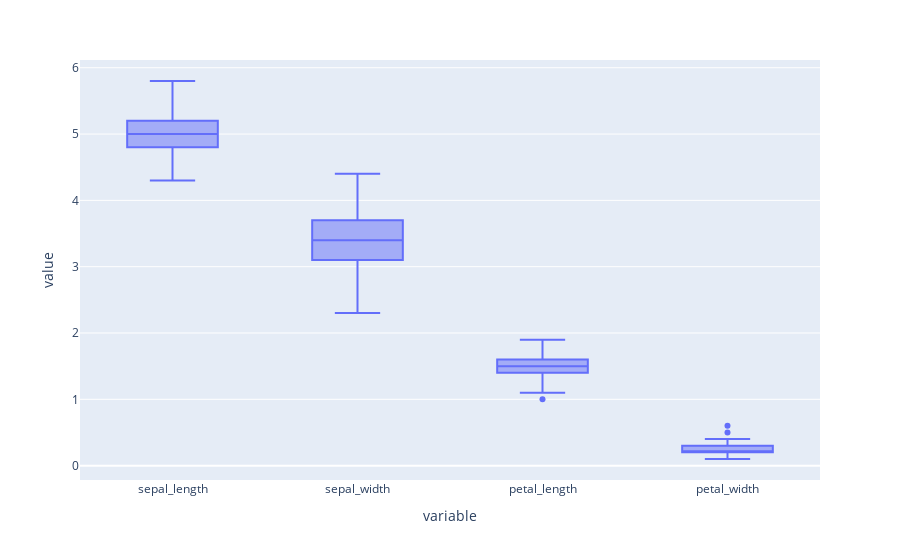

Notebook code for this chart:
### Markdown cell above
<br>
<details>
    <summary>Blockly Hints</summary>
    <ul>
        <li>Notation
            <ul>
                <li><code>A</code> &nbsp;:&nbsp; <code>B</code>&nbsp; means snap blocks A and B together.</li>
                <li><code>A</code> &nbsp;&lt;-&nbsp; <code>B</code>&nbsp; means insert block B into the hole in block A.</li>
            </ul>
        </li>
        <li>Blocks
            <ul>
                <li>freestyle
                    <ul>
                        <li>Unless specifically instructed, use the first block from the FREESTYLE menu.</li>
                    </ul>
                </li>
                <li><code>with .. do .. using ..</code>
                    <ul>
                        <li>The <code>with .. do .. using ..</code> block is found under VARIABLES.</li>
                        <li>You can use the <code>+ -</code> controls on the block to change the number of notches. Unless specifically instructed, the block should not have any empty notches when you click Blocks to Code. </li>
                        <li>If <code>do</code> dropdown says "!Not populated until you execute code", click anywhere in the notebook tab, then click try "Run All Above Selected Cell" from the "Run" menu.</li> 
                        <li>If <code>with .. do .. using ..</code> block does not want to snap together nicely with the <code>set .. to</code> block, try dragging the <code>set .. to</code> block instead.</li>
                    </ul>
                </li>
                </ul>
                </li>
                <li>variable<ul>
                    <li>After it is created, each variable has its own block at the end of the VARIABLES menu.</li>
                </ul>
                </li>
            </ul>
        </li>
    </ul>
</details>

### Code cell
#!response
px.box(setosa,y=y)

#<xml xmlns="https://developers.google.com/blockly/xml"><variables><variable id="sxmi@8+(nr{5C?lifV,m">px</variable><variable id="wG6q^AvQXM-Ae1qfRTE~">setosa</variable></variables><block type="varDoMethod_Python" id="DaA(a5}2y+9(yOS|ofDy" x="39" y="220"><mutation items="2"></mutation><field name="VAR" id="sxmi@8+(nr{5C?lifV,m">px</field><field name="MEMBER">box</field><data>px:box</data><value name="ADD0"><block type="variables_get" id="6y:JvFd}G0g:|uaqd8b5"><field name="VAR" id="wG6q^AvQXM-Ae1qfRTE~">setosa</field></block></value><value name="ADD1"><block type="dummyOutputCodeBlock_Python" id="wko2bqBpzm%ky8ra8w3-"><field name="CODE">y=y</field></block></value></block></xml>

### Figure 1 — Plotly figure (JSON) as saved in the notebook; plotly's stock layout.template omitted (floating-point values rounded to 4 significant figures; data arrays with more than 128 entries replaced by an {"elided": "..."} marker saying what was removed)
{"data": [{"alignmentgroup": "True", "hovertemplate": "variable=%{x}<br>value=%{y}<extra></extra>", "legendgroup": "", "marker": {"color": "#636efa"}, "name": "", "notched": false, "offsetgroup": "", "orientation": "v", "showlegend": false, "type": "box", "x": {"elided": "200 str values"}, "x0": " ", "xaxis": "x", "y": {"elided": "200 float values"}, "y0": " ", "yaxis": "y"}], "layout": {"autosize": true, "boxmode": "group", "legend": {"tracegroupgap": 0}, "margin": {"t": 60}, "xaxis": {"anchor": "y", "autorange": true, "domain": [0, 1], "range": [-0.5, 3.5], "title": {"text": "variable"}, "type": "category"}, "yaxis": {"anchor": "x", "autorange": true, "domain": [0, 1], "range": [-0.2167, 6.117], "title": {"text": "value"}, "type": "linear"}}}
